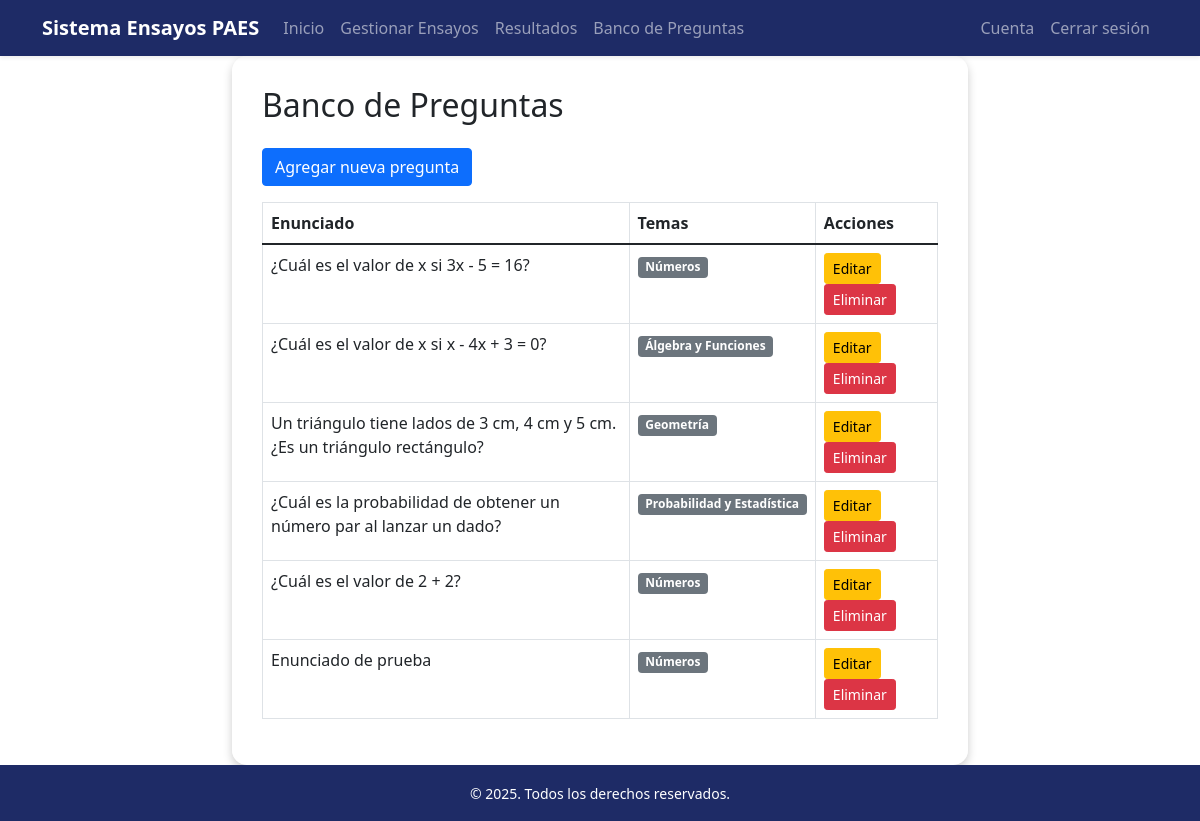
/docente/preguntas/, run on the app's committed database.
### AutoridadDocente/models.py (models this page shows, shortened)
class Pregunta(models.Model):
    enunciado = models.TextField()
    opciones = models.JSONField()
    respuesta_correcta = models.CharField(max_length=1)
    temas = models.ManyToManyField(Tema)

class Tema(models.Model):
    nombre = models.CharField(max_length=100)

### AutoridadDocente/views.py (the view)
# urls.py: path('preguntas/', views.listar_preguntas, name='listar_preguntas'),
def listar_preguntas(request):
    preguntas = Pregunta.objects.all()
    return render(request, 'preguntas/listar.html', {'preguntas': preguntas})

### AutoridadDocente/templates/preguntas/listar.html
{% extends 'base_docente.html' %}
{% block navegacion %}
<li class="nav-item"><a class="nav-link" href="{% url 'docente_index' %}">Inicio</a></li>
<li class="nav-item"><a class="nav-link" href="{% url 'listar_ensayos' %}">Gestionar Ensayos</a></li>
<li class="nav-item"><a class="nav-link" href="{% url 'resultados_docente' %}">Resultados</a></li>
<li class="nav-item"><a class="nav-link" href="{% url 'listar_preguntas' %}">Banco de Preguntas</a></li>
{% endblock %}
{% block cuenta-atras %}
<li class="nav-item"><a class="nav-link" href="{% url 'cuenta_docente' %}">Cuenta</a></li>
<li class="nav-item"><a href="{% url 'logout' %}" class="nav-link">Cerrar sesión</a></li>
{% endblock %}
{% block content %}
<h2 class="mb-4">Banco de Preguntas</h2>
<a href="{% url 'crear_pregunta' %}" class="btn btn-primary mb-3">Agregar nueva pregunta</a>
<table class="table table-bordered">
    <thead>
        <tr>
            <th>Enunciado</th>
            <th>Temas</th>
            <th>Acciones</th>
        </tr>
    </thead>
    <tbody>
        {% for pregunta in preguntas %}
        <tr>
            <td>{{ pregunta.enunciado|truncatechars:100 }}</td>
            <td>
                {% for tema in pregunta.temas.all %}
                    <span class="badge bg-secondary">{{ tema.nombre }}</span>
                {% endfor %}
            </td>
            <td>
                <a href="{% url 'editar_pregunta' pregunta.id %}" class="btn btn-sm btn-warning">Editar</a>
                <a href="{% url 'eliminar_pregunta' pregunta.id %}" class="btn btn-sm btn-danger">Eliminar</a>
            </td>
        </tr>
        {% empty %}
        <tr><td colspan="3">No hay preguntas registradas.</td></tr>
        {% endfor %}
    </tbody>
</table>
{% endblock %}

### data on the page
Pregunta: enunciado "¿Cuál es el valor de x si 3x - 5 = 16?"
Tema: nombre "Números"
Pregunta: enunciado "¿Cuál es el valor de x si x - 4x + 3 = 0?"
Tema: nombre "Álgebra y Funciones"
Pregunta: enunciado "Un triángulo tiene lados de 3 cm, 4 cm y 5 cm. ¿Es un triángulo rectángulo?"
Tema: nombre "Geometría"
Pregunta: enunciado "¿Cuál es la probabilidad de obtener un número par al lanzar un dado?"
Tema: nombre "Probabilidad y Estadística"
Pregunta: enunciado "¿Cuál es el valor de 2 + 2?"
Pregunta: enunciado "Enunciado de prueba"
